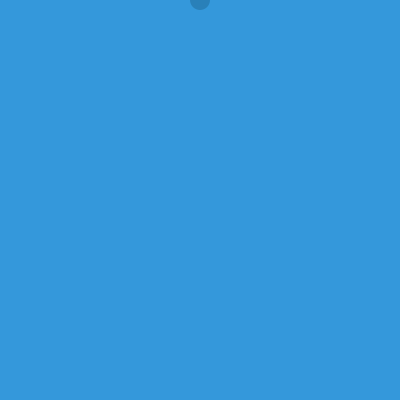
Frame 1 (no input)
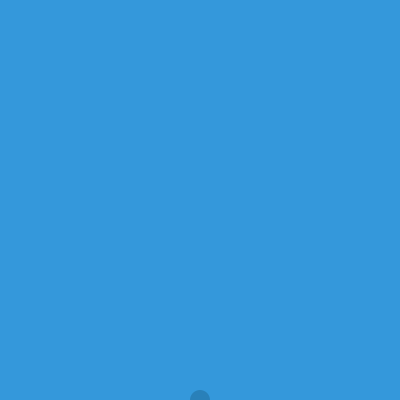
Frame 60 (the mouse pressed at the canvas centre just before this capture)
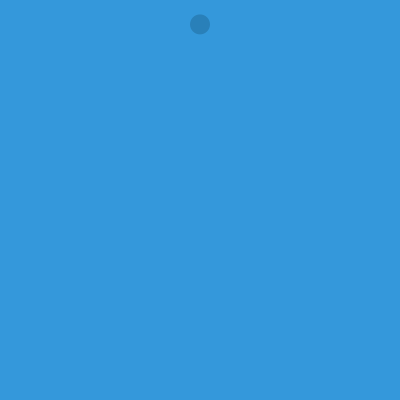
Frame 120 (the mouse held since frame 60 and released just before this capture)

The Processing sketch that drew these frames (run headless with seeded random() and noise(); from frame 60 on, the mouse is pressed at the canvas centre):

// Processing sketch: sketch_5_13_physics
// ── sketch_5_13_physics.pde
float x;
float y = 0;
int size = 20;

float speed = 1;
float gravity = 0.2;

void setup() {
  size(400, 400);
  x = width/2;
}
void draw() {
  background(#3498db);

  // draw the ball
  noStroke();
  fill(#2980b9);
  ellipse(x, y, 20, 20);

  /*
    speed is the rate of change of location
   acceleration is the rate of change of speed
   */
  y += speed;
  speed += gravity;

  // bounce back up
  if (y > height) {
    speed *= -0.95; //this is a damping effect simulates the real world much accuratly 
    y = height;
  }
}
